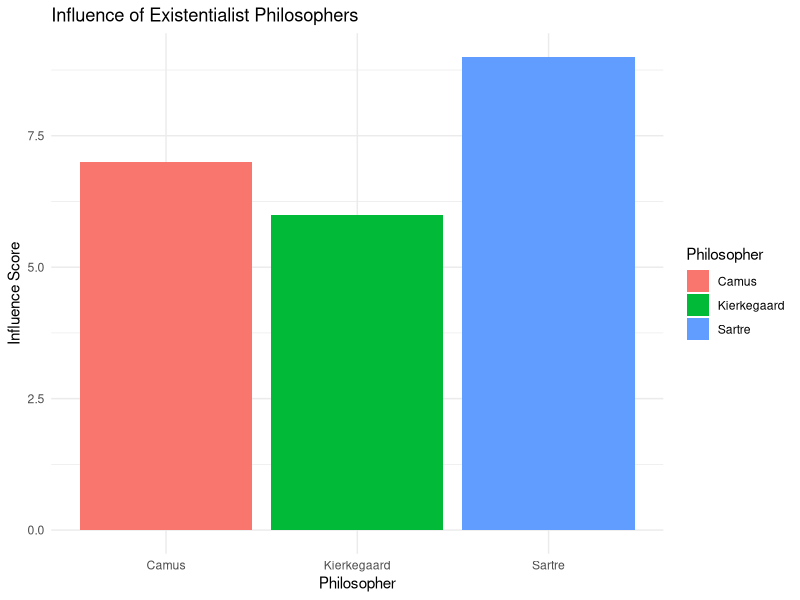

Here is the R script that generated this plot: (Note: this script raises an error after producing the figure.)
# Loading Libraries
library(officer)
library(ggplot2)

#~~~~~~~~~~~~~~~~~~~~~~~~~~~~~~~~~~~~~~~~~~~~~~~~~~~~~~~~~~~~~~~~~~~~~~~~~~~~~~~
# Graphs ~
#~~~~~~~~~~~~~~~~~~~~~~~~~~~~~~~~~~~~~~~~~~~~~~~~~~~~~~~~~~~~~~~~~~~~~~~~~~~~~~~
# Sample data for the table
table_data <- data.frame(
  Name = c("Sartre", "Camus", "Kierkegaard"),
  Birth_Year = c(1905, 1913, 1813),
  Main_Works = c("Being and Nothingness", "The Stranger", "Fear and Trembling")
)
# Sample data for the plot
data <- data.frame(
  Philosopher = c("Sartre", "Camus", "Kierkegaard"),
  Influence_Score = c(9, 7, 6)
)
# Create a bar chart using ggplot2
plot <- ggplot(data, aes(x = Philosopher, y = Influence_Score, fill = Philosopher)) +
  geom_bar(stat = "identity") +
  labs(title = "Influence of Existentialist Philosophers", y = "Influence Score") +
  theme_minimal()

####################################################################
c_filename <- "Doc1" # word document file name with no file extension 

####################################################################
# test 1
document <- read_docx(paste0("input/",c_filename,".docx"))
docx_summary(document)
doc1 <- document|>
  cursor_reach("Graph1") |>
  body_replace_all_text(old_value = "Graph", new_value = "Abbildung")

docx_summary(doc1)

print(doc1, target = "output/ausgabe0.docx")

####################################################################
# test 2
document <- read_docx(paste0("input/",c_filename,".docx"))
docx_summary(document)

doc2 <- document|>
  cursor_reach("Graph1") |>
  body_replace_all_text(old_value = "Graph", new_value = "Abbildung")|>
  cursor_backward()|>
  officer::body_remove()|>
  cursor_backward()|>
  body_add_gg(value = plot, height = 4.06, width = 4.39)|>
  cursor_reach("Tabelle 1")|>
  cursor_forward()|>
  officer::body_remove()|>
  cursor_backward()|>
  officer::body_add_table(table_data)

docx_summary(document)

print(doc2, target = "output/ausgabe1.docx")




# ######################################################################
# # Loading Libraries
# library(officer)
# library(ggplot2)
# # File name
# names <- "FileName" # Replace with the desired file name
# # Input path
# word_document <- "path_word.docx" # Loading the Word document
# # Output path
# path_in <- "desired directory" # Replace with the desired directory
# #~~~~~~~~~~~~~~~~~~~~~~~~~~~~~~~~~~~~~~~~~~~~~~~~~~~~~~~~~~~~~~~~~~~~~~~~~~~~~~~
# # Graphs ~
# #~~~~~~~~~~~~~~~~~~~~~~~~~~~~~~~~~~~~~~~~~~~~~~~~~~~~~~~~~~~~~~~~~~~~~~~~~~~~~~~
# # Sample data for the table
# table_data <- data.frame(
#   Name = c("Sartre", "Camus", "Kierkegaard"),
#   Birth_Year = c(1905, 1913, 1813),
#   Main_Works = c("Being and Nothingness", "The Stranger", "Fear and Trembling")
# )
# # Sample data for the plot
# data <- data.frame(
#   Philosopher = c("Sartre", "Camus", "Kierkegaard"),
#   Influence_Score = c(9, 7, 6)
# )
# # Create a bar chart using ggplot2
# plot <- ggplot(data, aes(x = Philosopher, y = Influence_Score, fill = Philosopher)) +
#   geom_bar(stat = "identity") +
#   labs(title = "Influence of Existentialist Philosophers", y = "Influence Score") +
#   theme_minimal()
# # Save the plot as an image file (e.g., PNG)
# ggsave("my_plot.png", plot, width = 6, height = 4)
# # Use cursor_reach to find and position the cursor before adding the image
# word_document <- cursor_reach(word_document, "GRAF1") |>
#   # Move the cursor forward to the desired location
#   cursor_forward() |>
#   # Add the graphic to the document
#   body_add_gg(value = plot, height = 4.06, width = 4.39) |>
#   body_replace_all_text(word_document, old_value = "GRAF1", new_value = " ",
#                         only_at_cursor = FALSE, warn = TRUE, fixed = TRUE)
# # Saving the modified document
# output_docx <- paste0(path_in, "/", names, ".docx")
# print(word_document, target = output_docx)
# # Close the Word document
# system(sprintf('start winword "%s"', output_docx))
